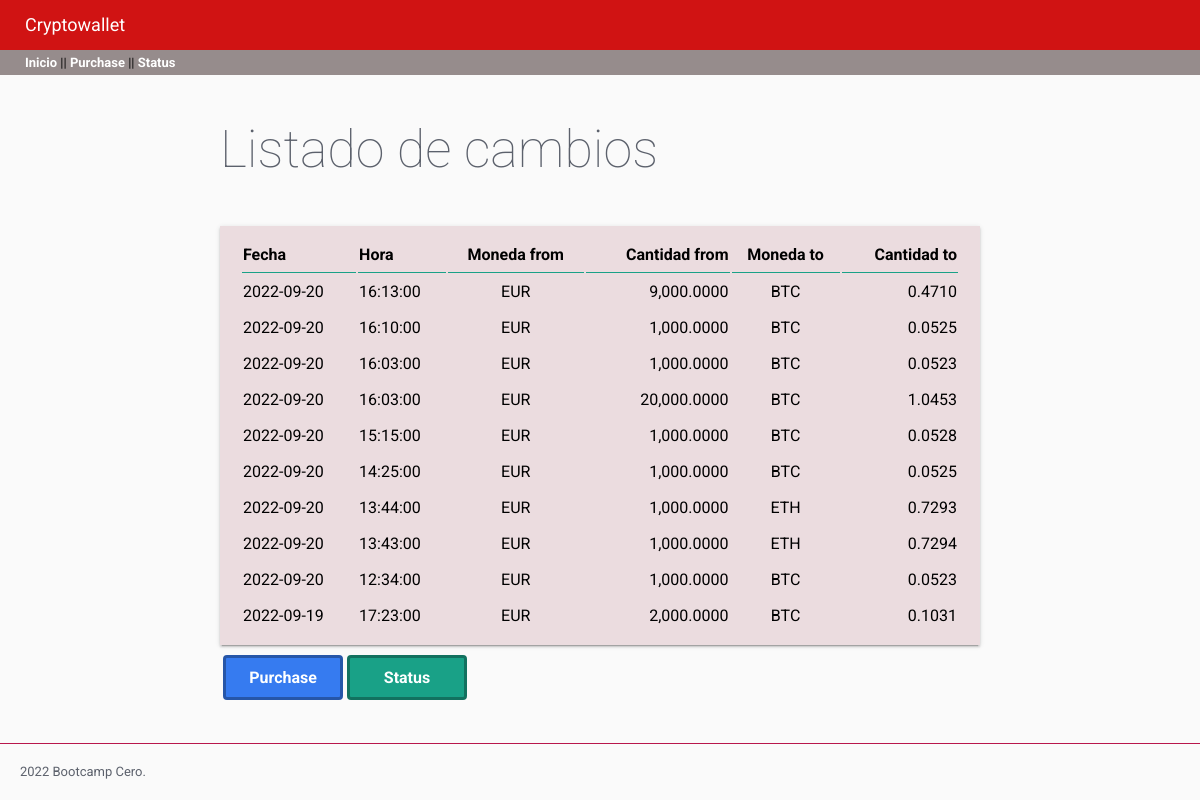
Before: / with the older database file.
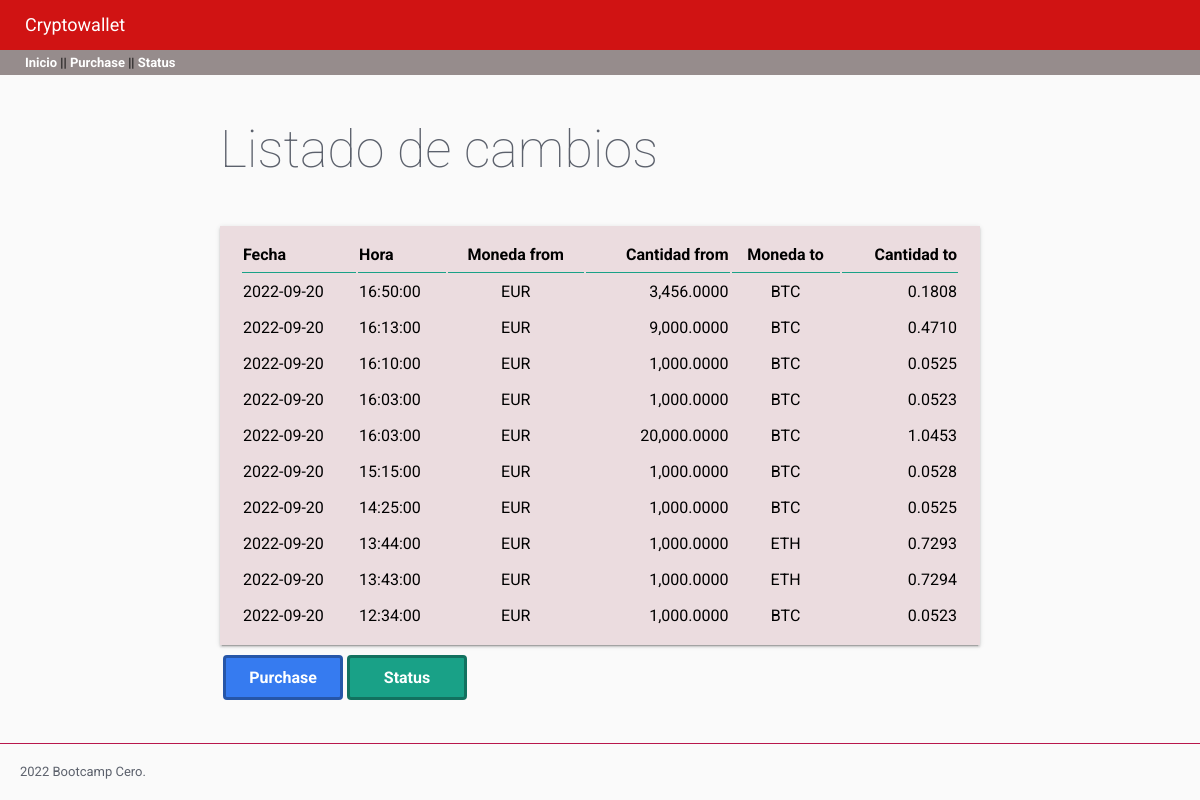
After: the same page with the newer database file.
### tables this page shows
CREATE TABLE "crypto" (
	"id"	INTEGER NOT NULL,
	"fecha"	TEXT NOT NULL,
	"hora"	TEXT NOT NULL,
	"moneda_from"	TEXT NOT NULL,
	"cantidad_from"	NUMERIC NOT NULL,
	"moneda_to"	TEXT NOT NULL,
	"cantidad_to"	NUMERIC NOT NULL,
	PRIMARY KEY("id" AUTOINCREMENT)
);

### cryptowallet/views.py (the view)
@app.route("/")
def inicio():
    try:
        db = DBManager(RUTA)
        cambios = db.consultaSQL(
            "SELECT * FROM crypto ORDER BY fecha DESC, hora DESC LIMIT 10")
        return render_template("inicio.html", movs=cambios)
    except:
        flash("No se pueden cargar los movimientos", category="Error consulta")
        return render_template("inicio.html")

### cryptowallet/models.py (called while the page is built)
    def consultaSQL(self, consulta):
        conexion = sqlite3.connect(self.ruta)
        cursor = conexion.cursor()
        cursor.execute(consulta)
        self.cryptocambios = []
        nombres_columnas = []
        for desc_columna in cursor.description:
            nombres_columnas.append(desc_columna[0])
        datos = cursor.fetchall()
        for dato in datos:
            cryptocambio = {}
            indice = 0
            for nombre in nombres_columnas:
                cryptocambio[nombre] = dato[indice]
                indice += 1
            self.cryptocambios.append(cryptocambio)
        conexion.close()
        return self.cryptocambios

### cryptowallet/templates/inicio.html (shortened to what this page needs)
{% extends "base.html" %}
{% block page_title %}
Listado de cambios
{% endblock %}
{% block contenido %}
{{ super() }}
<table class="paper">
  <tr>
    <th class="titulo-tabla">Fecha</th>
    <th class="titulo-tabla">Hora</th>
    <th class="titulo-tabla moneda">Moneda from</th>
    <th class="titulo-tabla numero">Cantidad from</th>
    <th class="titulo-tabla moneda">Moneda to</th>
    <th class="titulo-tabla numero">Cantidad to</th>
  </tr>
  {% if movs %}
  {% for mov in movs %}
  <tr>
    <td>
      {% if mov.fecha %}
      {{ mov.fecha }}
      {% else %}
      ---
      {% endif %}
    </td>
    <td>{{ mov.hora }}</td>
    <td class="moneda">{{ mov.moneda_from }}</td>
    <td class="numero">{{ "{:,.4f}".format(mov.cantidad_from) }}</td>
    <td class="moneda">{{ mov.moneda_to }}</td>
    <td class="numero">{{ "{:,.4f}".format(mov.cantidad_to) }}</td>
  </tr>
  {% endfor %}
  {% else %}
  <tr>
    <td colspan="4" class="lista-vacia">No hay cambios que mostrar que mostrar</td>
  </tr>
  {% endif %}
</table>
<table>
  <tr>
    <th>
      <a class="blue-button" href="/purchase">Purchase</a>
    </th>
    <th>
      <a class="green-button" href="/status">Status</a>
    </th>
  </tr>
</table>
{% endblock %}

### cryptowallet/templates/base.html (shortened to what this page needs)
<!DOCTYPE html>
<html lang="en">
<head>
  <link rel="stylesheet" href="static/css/flat-remix.css">
  <link rel="stylesheet" href="static/css/styles.css">
</head>
<body>
  {% include 'components/header.html' %}
  {% include 'components/navbar.html' %}
  <main>
    {% block contenido %}
    <h1>{% block page_title %}{% endblock %}</h1>
    {% endblock %}
  </main>
  {% include 'components/footer.html' %}
</body>
</html>

### cryptowallet/templates/components/header.html
<header>
  Cryptowallet
</header>

### cryptowallet/templates/components/navbar.html
<nav class="main-menu">
  <a href="/">Inicio</a> || <a href="/purchase">Purchase</a> || <a href="/status">Status</a>
</nav>

### cryptowallet/templates/components/footer.html
<footer class="pie-de-pagina">2022 Bootcamp Cero.</footer>

### cryptowallet/static/css/flat-remix.css (style rules this page uses)
* { box-sizing: border-box; outline: none; -webkit-appearance: none; -webkit-tap-highlight-color: transparent !important; -webkit-tap-highlight-color: rgba(0, 0, 0, 0) !important; -webkit-touch-callout: none; font-family: "Roboto", sans-serif; letter-spacing: 0; }
body { background-color: #FAFAFA; color: #5c616c; margin: 0; font-size: 13px; cursor: default; user-select: none; -webkit-user-select: none; -khtml-user-select: none; -moz-user-select: none; -ms-user-select: none; }
a:link, a:visited, a:active, a { color: #feffff; font-weight: bold; text-decoration: none; cursor: pointer; }
h1, h2, h3, h4, h5, h6 { line-height: 1.5em; }
h1 { font-size: 4em; font-weight: lighter; margin: .7em 0; }
section, article, .section, .article, .paper { line-height: 2em; word-wrap: break-word; word-break: normal; line-height: 2em; }
button, input[type=submit], input[type=reset], .blue-button, input.blue-button, .red-button, input.red-button, .green-button, input.green-button { border-radius: 4px; font-weight: bold; color: #FFF; margin-top: 7px; text-align: center; cursor: pointer; font-size: 16px; height: 45px; width: 120px; border: 3px solid #272a34; background: #737680; line-height: 40px; display: block; transition: border .2s .2s, text-shadow .2s .2s, background .2s .2s, transform .2s, color .2s .2s, box-shadow .2s; text-transform: capitalize; }
.blue-button, input.blue-button { background: #367bf0; border-color: #2656a8; }
.green-button, input.green-button { background: #19a187; border-color: #12715f; }
.paper { font-size: 16px; box-shadow: 0 2px 2px 0 rgba(0, 0, 0, .14), 0 3px 1px -2px rgba(0, 0, 0, .2), 0 1px 5px 0 rgba(0, 0, 0, .12); padding: 10px 20px; background-color: #FFF; margin-top: 20px; min-height: 100px; color: #000; }

### cryptowallet/static/css/styles.css (style rules this page uses)
header { background-color: #d01313; color: white; height: 50px; font-size: large; line-height: 50px; padding-left: 25px; }
nav { background-color: #968c8c; color: rgb(11, 10, 10); height: 25px; line-height: 25px; padding-left: 25px; }
nav.main-menu a { color: white; }
main { max-width: 800px; margin: auto; padding: 0 20px; }
.paper { background-color: rgb(235, 220, 223); width: 100%; }
.titulo-tabla { border-bottom: #19a187 1px solid; text-align: left; }
.numero { text-align: right; }
.moneda { text-align: center; display: block; }
.pie-de-pagina { margin-top: 40px; padding: 20px; border-top: solid 1px #b8174c; }

Changed rows visible on the page:
no longer on this page (row unchanged): crypto: fecha "2022-09-19", hora "17:23:00", moneda_from "EUR", cantidad_from "2,000.0000", moneda_to "BTC", cantidad_to "0.1031"
added crypto: fecha "2022-09-20", hora "16:50:00", moneda_from "EUR", cantidad_from "3,456.0000", moneda_to "BTC", cantidad_to "0.1808"
